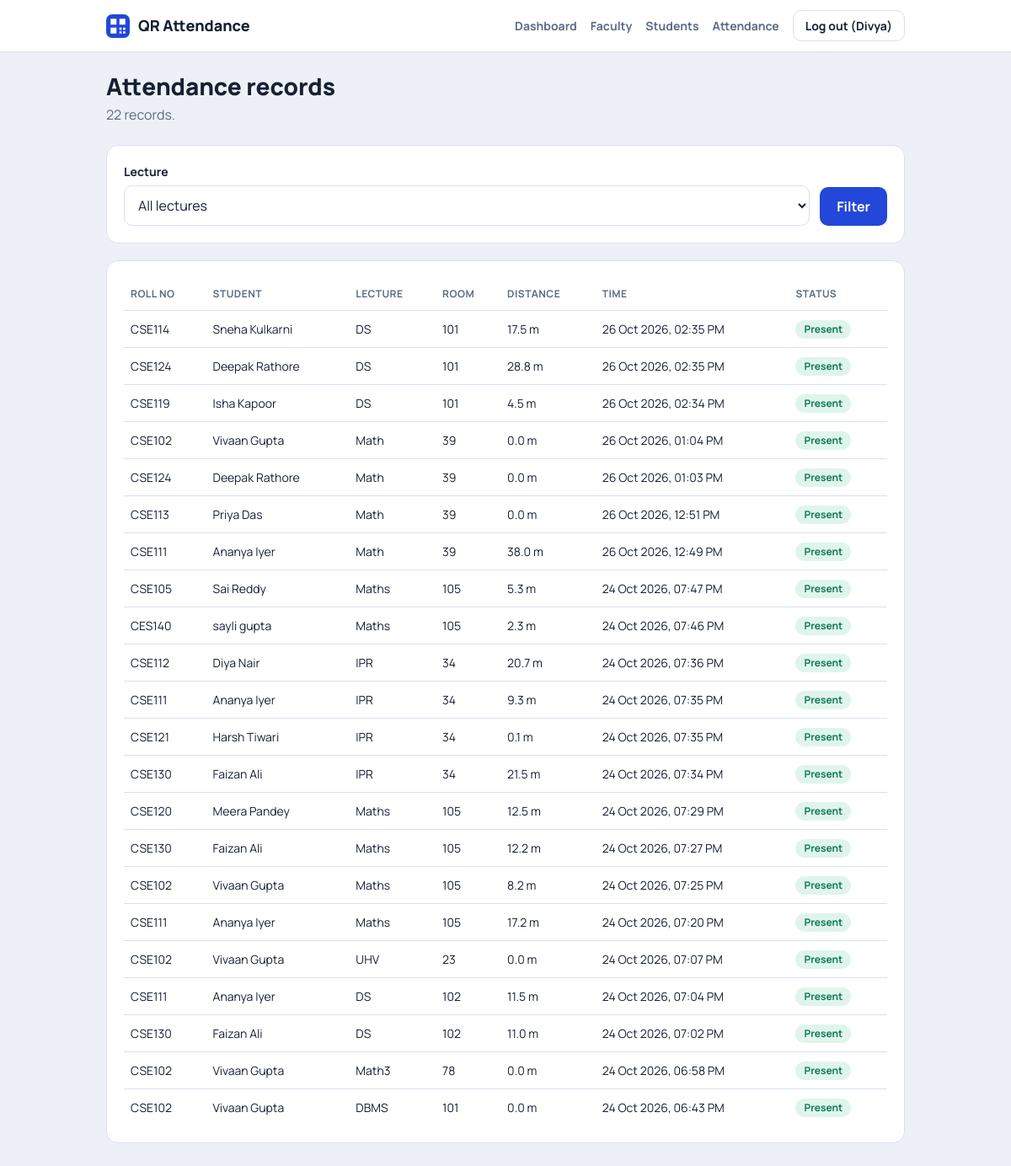
Page /panel/attendance/ (signed in) on the committed database.
### attendance/models.py (models this page shows, shortened)
class Attendance(models.Model):
    student = models.ForeignKey(Student, on_delete=models.CASCADE)
    session = models.ForeignKey(ClassSession, on_delete=models.CASCADE)
    marked_at = models.DateTimeField(auto_now_add=True)
    latitude = models.FloatField(null=True, blank=True)
    longitude = models.FloatField(null=True, blank=True)
    distance_m = models.FloatField(null=True, blank=True)
    class Meta:
        unique_together = ('student', 'session')

class Student(models.Model):
    user = models.OneToOneField(User, on_delete=models.CASCADE)
    roll_no = models.CharField(max_length=20, unique=True)

class ClassSession(models.Model):
    title = models.CharField(max_length=100)
    token = models.UUIDField(default=uuid.uuid4, unique=True, editable=False)
    created_by = models.ForeignKey(User, on_delete=models.CASCADE)
    created_at = models.DateTimeField(auto_now_add=True)
    expires_at = models.DateTimeField()
    room_name = models.CharField(max_length=50, blank=True, default='')
    latitude = models.FloatField(null=True, blank=True)
    longitude = models.FloatField(null=True, blank=True)
    radius_m = models.PositiveIntegerField(default=5)  # allowed distance in metres

### attendance/views.py (the view)
# urls.py: path('panel/attendance/', views.attendance_all, name='attendance_all'),
@admin_required
def attendance_all(request):
    session_id = request.GET.get('session', '')
    records = Attendance.objects.select_related('student__user', 'session').order_by('-marked_at')
    if session_id.isdigit():
        records = records.filter(session_id=int(session_id))
    sessions = ClassSession.objects.annotate(n=Count('attendance')).order_by('-created_at')
    return render(request, 'attendance/attendance_all.html', {
        'records': records, 'sessions': sessions, 'selected': session_id})

### attendance/templates/attendance/attendance_all.html (shortened to what this page needs)
{% extends 'attendance/base.html' %}
{% block content %}
<h1>Attendance records</h1>
<p class="sub">{{ records|length }} record{{ records|length|pluralize }}.</p>
<form method="get" class="card row">
  <div class="grow">
    <label for="session">Lecture</label>
    <select id="session" name="session">
      <option value="">All lectures</option>
    </select>
  </div>
  <button class="btn">Filter</button>
</form>
<div class="card scroll"><table>
  <tr><th>Roll no</th><th>Student</th><th>Lecture</th><th>Room</th><th>Distance</th><th>Time</th><th>Status</th></tr>
  {% for r in records %}
  <tr>
    <td>{{ r.student.roll_no }}</td>
    <td>{{ r.student.user.get_full_name|default:r.student.user.username }}</td>
    <td>{{ r.session.title }}</td>
    <td>{{ r.session.room_name|default:"-" }}</td>
    <td>{% if r.distance_m is not None %}{{ r.distance_m|floatformat:1 }} m{% else %}-{% endif %}</td>
    <td>{{ r.marked_at|date:"d M Y, h:i A" }}</td>
    <td><span class="badge on">Present</span></td>
  </tr>
  {% empty %}<tr><td colspan="7" class="empty">No attendance recorded.</td></tr>{% endfor %}
</table></div>
{% endblock %}

### attendance/templates/attendance/base.html (shortened to what this page needs)
<!DOCTYPE html>
<html lang="en">
<head>
</head>
<body>
  <header class="nav">
    <div class="nav-in">
      <a class="brand" href="{% url 'home' %}">
        <svg viewBox="0 0 32 32" aria-hidden="true"><rect width="32" height="32" rx="8" fill="#2347d9"/><path fill="#fff" d="M6 6h8v8H6zM18 6h8v8h-8zM6 18h8v8H6zM18 18h3v3h-3zM23 18h3v3h-3zM18 23h3v3h-3zM23 23h3v3h-3z"/></svg>
        QR Attendance
      </a>
      {% if user.is_authenticated %}
        {% if user.is_superuser %}
          <a class="link" href="{% url 'admin_home' %}">Dashboard</a>
          <a class="link" href="{% url 'faculty_list' %}">Faculty</a>
          <a class="link" href="{% url 'student_list' %}">Students</a>
          <a class="link" href="{% url 'attendance_all' %}">Attendance</a>
        {% elif user.is_staff %}
          <a class="link" href="{% url 'session_list' %}">Sessions</a>
          <a class="link" href="{% url 'faculty_students' %}">Students</a>
        {% else %}
          <a class="link" href="{% url 'my_attendance' %}">My attendance</a>
        {% endif %}
        <form method="post" action="{% url 'logout' %}">
          <button class="btn ghost">Log out ({{ user.username }})</button>
        </form>
      {% endif %}
    </div>
  </header>
  <main>
    {% block content %}{% endblock %}
  </main>
</body>
</html>

### attendance/templates/attendance/base.html (style rules this page uses)
:root { --bg:#edf1f7; --card:#fff; --ink:#162033; --muted:#5d6b82; --line:#d9e0ec; --brand:#2347d9; --brand-dark:#1a37b0; --ok:#11795a; --ok-bg:#dff5ec; --bad:#b3261e; --bad-bg:#fde8e6; --info-bg:#e4eafc; }
* { box-sizing:border-box }
body { margin:0;background:var(--bg);color:var(--ink);font-family:'Manrope',system-ui,-apple-system,'Segoe UI',Arial,sans-serif;line-height:1.5 }
a { color:var(--brand) }
.nav { background:var(--card);border-bottom:1px solid var(--line) }
.nav-in { max-width:980px;margin:0 auto;padding:12px 16px;display:flex;align-items:center;gap:16px;flex-wrap:wrap }
.brand { display:flex;align-items:center;gap:10px;font-weight:800;font-size:18px;color:var(--ink);text-decoration:none;margin-right:auto }
.brand svg { width:28px;height:28px }
.nav a.link { color:var(--muted);text-decoration:none;font-weight:700;font-size:14px }
.nav form { margin:0 }
main { max-width:980px;margin:0 auto;padding:24px 16px 48px }
h1 { font-size:28px;line-height:1.2;margin:0 0 4px;font-weight:800 }
.sub { color:var(--muted);margin:0 0 24px }
.card { background:var(--card);border:1px solid var(--line);border-radius:14px;padding:20px;margin-bottom:20px }
label { display:block;font-weight:700;font-size:14px;margin-bottom:6px }
input,select { width:100%;padding:11px 12px;font:inherit;border:1px solid var(--line);border-radius:10px;background:#fff;color:var(--ink) }
.row { display:flex;gap:12px;flex-wrap:wrap;align-items:flex-end }
.row .grow { flex:1 1 200px }
.btn { display:inline-block;background:var(--brand);color:#fff;border:0;border-radius:10px;padding:11px 20px;font:inherit;font-weight:700;cursor:pointer;text-decoration:none }
.btn.ghost { background:transparent;color:var(--ink);border:1px solid var(--line);padding:7px 14px;font-size:14px }
.badge { display:inline-block;padding:2px 10px;border-radius:99px;font-size:12px;font-weight:700 }
.badge.on { background:var(--ok-bg);color:var(--ok) }
table { width:100%;border-collapse:collapse;font-size:14px }
th,td { text-align:left;padding:10px 8px;border-top:1px solid var(--line);vertical-align:middle }
th { color:var(--muted);font-size:12px;text-transform:uppercase;letter-spacing:.04em;border-top:0 }
.scroll { overflow-x:auto }

### rows in the picture
Attendance: student.roll_no "CSE114", student.user.get_full_name "Sneha Kulkarni", session "DS", session.room_name "101", distance_m "17.5", marked_at "26 Oct 2026, 02:35 PM"
Attendance: student.roll_no "CSE124", student.user.get_full_name "Deepak Rathore", session "DS", session.room_name "101", distance_m "28.8", marked_at "26 Oct 2026, 02:35 PM"
Attendance: student.roll_no "CSE119", student.user.get_full_name "Isha Kapoor", session "DS", session.room_name "101", distance_m "4.5", marked_at "26 Oct 2026, 02:34 PM"
Attendance: student.roll_no "CSE102", student.user.get_full_name "Vivaan Gupta", session "Math", session.room_name "39", distance_m "0.0", marked_at "26 Oct 2026, 01:04 PM"
Attendance: student.roll_no "CSE124", student.user.get_full_name "Deepak Rathore", session "Math", session.room_name "39", distance_m "0.0", marked_at "26 Oct 2026, 01:03 PM"
Attendance: student.roll_no "CSE113", student.user.get_full_name "Priya Das", session "Math", session.room_name "39", distance_m "0.0", marked_at "26 Oct 2026, 12:51 PM"
Attendance: student.roll_no "CSE111", student.user.get_full_name "Ananya Iyer", session "Math", session.room_name "39", distance_m "38.0", marked_at "26 Oct 2026, 12:49 PM"
Attendance: student.roll_no "CSE105", student.user.get_full_name "Sai Reddy", session "Maths", session.room_name "105", distance_m "5.3", marked_at "24 Oct 2026, 07:47 PM"
Attendance: student.roll_no "CES140", student.user.get_full_name "sayli gupta", session "Maths", session.room_name "105", distance_m "2.3", marked_at "24 Oct 2026, 07:46 PM"
Attendance: student.roll_no "CSE112", student.user.get_full_name "Diya Nair", session "IPR", session.room_name "34", distance_m "20.7", marked_at "24 Oct 2026, 07:36 PM"
Attendance: student.roll_no "CSE111", student.user.get_full_name "Ananya Iyer", session "IPR", session.room_name "34", distance_m "9.3", marked_at "24 Oct 2026, 07:35 PM"
Attendance: student.roll_no "CSE121", student.user.get_full_name "Harsh Tiwari", session "IPR", session.room_name "34", distance_m "0.1", marked_at "24 Oct 2026, 07:35 PM"
Attendance: student.roll_no "CSE130", student.user.get_full_name "Faizan Ali", session "IPR", session.room_name "34", distance_m "21.5", marked_at "24 Oct 2026, 07:34 PM"
Attendance: student.roll_no "CSE120", student.user.get_full_name "Meera Pandey", session "Maths", session.room_name "105", distance_m "12.5", marked_at "24 Oct 2026, 07:29 PM"
Attendance: student.roll_no "CSE130", student.user.get_full_name "Faizan Ali", session "Maths", session.room_name "105", distance_m "12.2", marked_at "24 Oct 2026, 07:27 PM"
Attendance: student.roll_no "CSE102", student.user.get_full_name "Vivaan Gupta", session "Maths", session.room_name "105", distance_m "8.2", marked_at "24 Oct 2026, 07:25 PM"
Attendance: student.roll_no "CSE111", student.user.get_full_name "Ananya Iyer", session "Maths", session.room_name "105", distance_m "17.2", marked_at "24 Oct 2026, 07:20 PM"
Attendance: student.roll_no "CSE102", student.user.get_full_name "Vivaan Gupta", session "UHV", session.room_name "23", distance_m "0.0", marked_at "24 Oct 2026, 07:07 PM"
Attendance: student.roll_no "CSE111", student.user.get_full_name "Ananya Iyer", session "DS", session.room_name "102", distance_m "11.5", marked_at "24 Oct 2026, 07:04 PM"
Attendance: student.roll_no "CSE130", student.user.get_full_name "Faizan Ali", session "DS", session.room_name "102", distance_m "11.0", marked_at "24 Oct 2026, 07:02 PM"
Attendance: student.roll_no "CSE102", student.user.get_full_name "Vivaan Gupta", session "Math3", session.room_name "78", distance_m "0.0", marked_at "24 Oct 2026, 06:58 PM"
Attendance: student.roll_no "CSE102", student.user.get_full_name "Vivaan Gupta", session "DBMS", session.room_name "101", distance_m "0.0", marked_at "24 Oct 2026, 06:43 PM"

### other values in the picture
{{ user.username }} "Divya"
{{ records|length }} "22"
